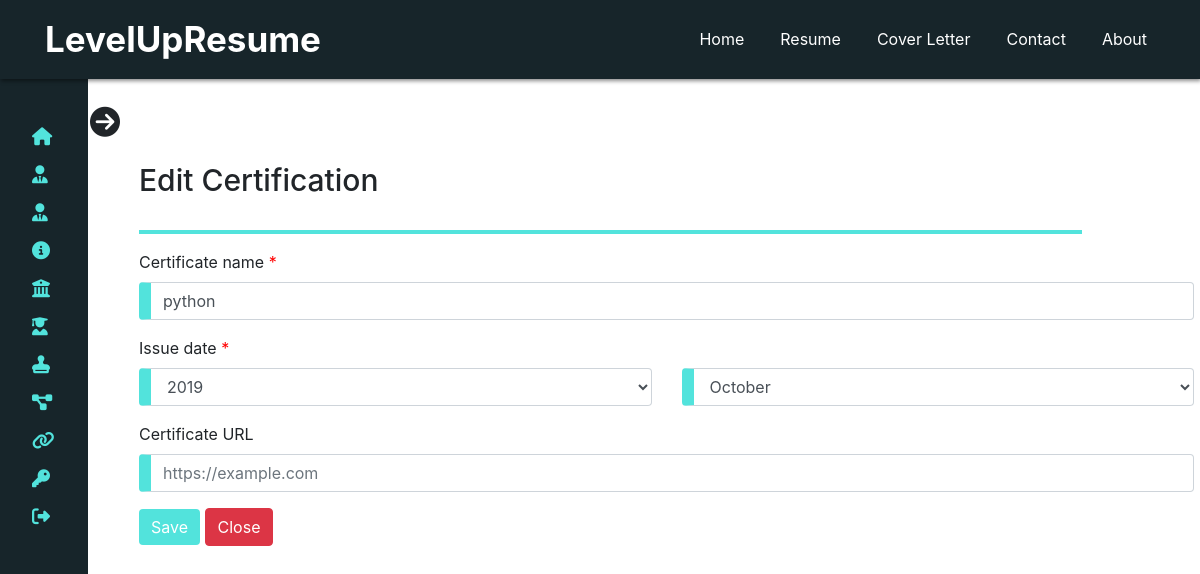
Screenshot of /user/userphpfiles/editcertificate.php?edit_certificate_id=1 with the database file from the repository.
### tables this page shows
CREATE TABLE `certificates` (
  `sno` int(11) NOT NULL,
  `certificatename` varchar(255) NOT NULL,
  `certificateissuedateyear` varchar(255) NOT NULL,
  `certificateissuedatemonth` varchar(255) NOT NULL,
  `certificateurl` text NOT NULL,
  `userid` int(11) NOT NULL
);

### user/userphpfiles/editcertificate.php (the view, shortened to what this page needs)
<?php
include '../../dbconnection.php';
?>
<!doctype html>
<html lang="en">
<head>
    <link rel="stylesheet" href="https://cdn.jsdelivr.net/npm/bootstrap@4.5.3/dist/css/bootstrap.min.css"
>
    <link rel="stylesheet" href="../css/UserStyle.css">
</head>
<body>
    <?php
    require 'hiddneuserNavbar.php';
    ?>
    <?php
    require 'hiddnesidebar.php';
    ?>
    <div class="main-containt">
        <div class="container">
            <div class="title-work-exp">
                <h1>Edit Certification</h1>
                <hr>
                <?php
                if (isset($_GET['edit_certificate_id'])) {
                    $sql = "SELECT * FROM `certificates` WHERE sno =" . $_GET['edit_certificate_id'];
                    $result = mysqli_query($conn, $sql);
                    $row = mysqli_fetch_assoc($result);
                ?>
                <form action="#" method="post" onsubmit="return certificateverification()" style="margin-bottom: 80px;">
                    <div class="form-group">
                        <label for="certificate-name">Certificate name <span style="color: red;">*</span></label>
                        <input type="text" class="form-control" id="certificate-name" aria-describedby="emailHelp"
                            placeholder="C Programming Certificate" name="certificatename"
                            value="<?php echo $row['certificatename']; ?>">
                    </div>
                    <div class="form-group">
                        <label for="exampleInputEmail1">Issue date <span style="color: red;">*</span></label>
                        <div class="row">
                            <div class="col-md-6">
                                <select id="select-skill" class="form-control certificate-issue-year"
                                    name="issuedateyear">
                                    <option value="<?php echo $row['certificateissuedateyear']; ?>" selected>
                                        <?php echo $row['certificateissuedateyear']; ?>
                                    </option>
                                </select>
                            </div>
                            <div class="col-md-6">
                                <select id="select-skill" class="form-control certificate-issue-month"
                                    name="issuedatemonth">
                                    <option value="<?php echo $row['certificateissuedatemonth']; ?>" selected>
                                        <?php echo $row['certificateissuedatemonth']; ?>
                                    </option>
                                </select>
                            </div>
                        </div>
                    </div>
                    <div class="form-group">
                        <label for="certificate-url">Certificate URL</label>
                        <input type="text" class="form-control" id="certificate-url" placeholder="https://example.com"
                            name="certificateurl" value="<?php echo $row['certificateurl']; ?>">
                    </div>
                    <div>
                        <button type="submit" class="btn btn-primary btn-background-colour"
                            name="insertcertificate">Save</button>
                        <a href="../certifications.php" class="btn btn-danger">Close</a>
                    </div>
                </form>
                <?php
                }
                ?>
            </div>
        </div>
    </div>
</body>
</html>

### user/css/UserStyle.css (style rules this page uses)
* { padding: 0px; margin: 0px; box-sizing: border-box; }
body { font-size: 16px; }
h1, h2, h3, h4, h5, h6 { font-weight: bold; }
a { text-decoration: none; }
input[type=email], input[type=password], input[type=text], #select-skill, .select-option, textarea { width: 100% !important; border-left: 12px solid rgb(82, 227, 220) !important; }
:root { --tran-03: all 0.2s ease; --tran-03: all 0.3s ease; --tran-04: all 0.3s ease; --tran-05: all 0.3s ease; }
.btn-background-colour { background-color: rgb(82, 227, 220); border: none; outline: none; }
.main-containt { position: absolute; margin-top: 150px; margin-left: 270px; width: calc(100% - 360px); transition: var(--tran-05); z-index: -1; }
.main-containt h1 { font-size: 30px; font-weight: 500; color: var(--text-color); padding: 12px 0px; }
.left-sidebar.close-sidebar~.main-containt { margin-top: 150px; margin-left: 112px; width: calc(100% - 115px); }
.main-containt .container { margin-left: 12px; }
.main-containt .container .title-work-exp hr { width: 89%; margin-top: 20px; border: 2px solid rgb(82, 227, 220); }

### rows the page displays
certificates: certificatename "python", issuedateyear "2019", issuedatemonth "October"
